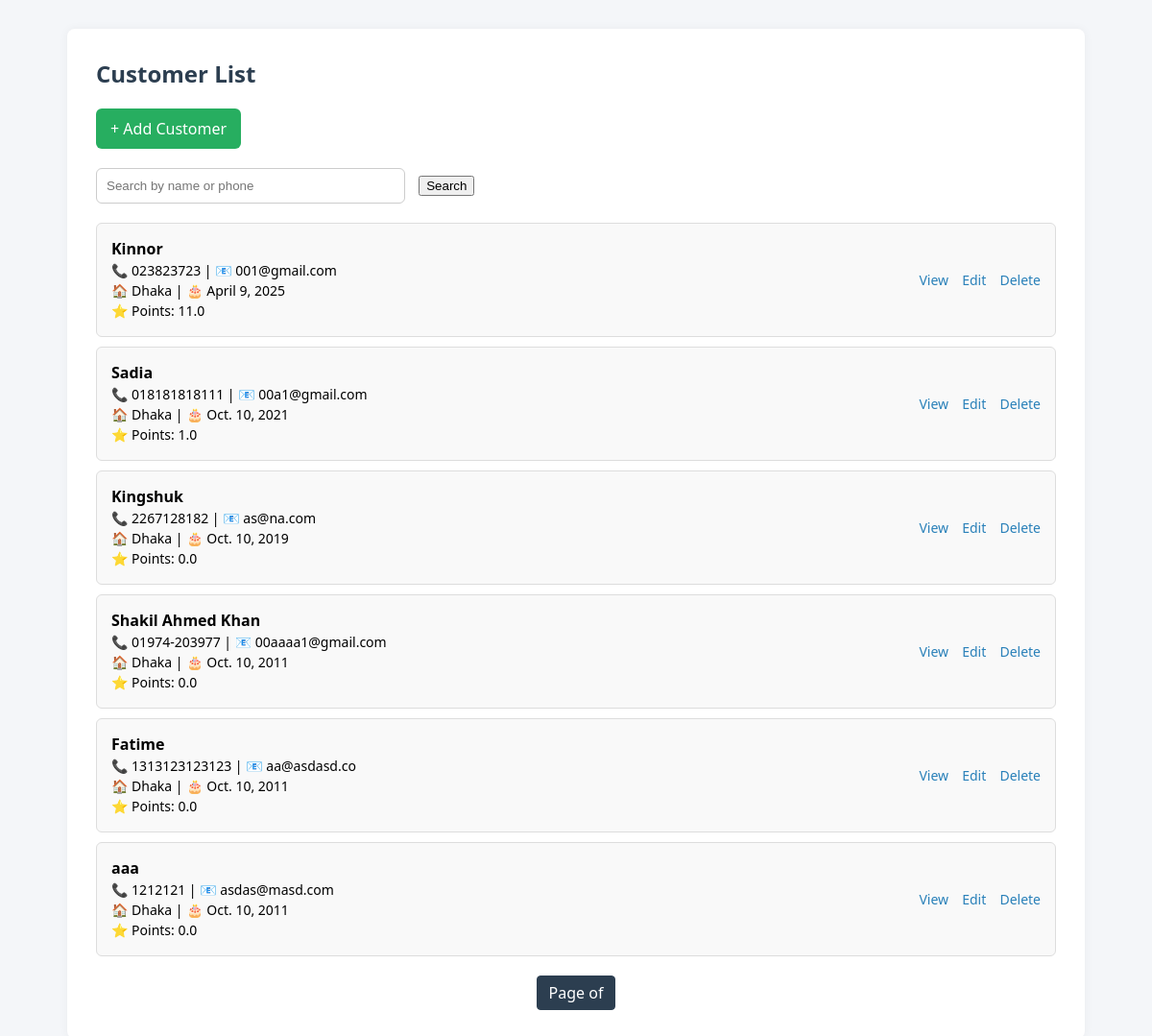
The page / on the database its author committed.
### customer/models.py (models this page shows, shortened)
class Customer(models.Model):
    name = models.CharField(max_length=100)
    phone = models.CharField(max_length=15, unique=True)
    address = models.CharField(max_length=100)
    email = models.EmailField(unique=True)
    date_of_birth = models.DateField()
    point = models.FloatField(default=0)

### customer/views.py (the view)
# urls.py: path('', CustomerListView.as_view(), name='customer-list'),
class CustomerListView(ListView):
    model = Customer
    template_name = 'customer/customer_list.html'
    context_object_name = 'customers'
    paginate_by = 10 # Shows 10 per page
    def get_queryset(self):
        query = self.request.GET.get('q')
        qs = super().get_queryset()
        if query:
            qs = qs.filter(
                Q(name__icontains=query) |
                Q(phone__icontains=query) |
                Q(email__icontains=query)
            )
        return qs
    def get_context_data(self, **kwargs):
        context = super().get_context_data(**kwargs)
        context["query"] = self.request.GET.get("q", "")
        return context

### customer/templates/customer/customer_list.html (shortened to what this page needs)
<!DOCTYPE html>
<html lang="en">
<head>
</head>
<body>
<div class="container">
    <h2>Customer List</h2>
    <a href="{% url 'customer-add' %}" class="btn">+ Add Customer</a>
    <form method="get">
        <input type="text" name="q" value="{{ request.GET.q }}" placeholder="Search by name or phone">
        <button type="submit">Search</button>
    </form>
    <ul>
        {% for customer in customers %}
        <li>
            <div class="info">
                <strong>{{ customer.name }}</strong>
                <p>📞 {{ customer.phone }} | 📧 {{ customer.email }}</p>
                <p>🏠 {{ customer.address }} | 🎂 {{ customer.date_of_birth }}</p>
                <p>⭐ Points: {{ customer.point }}</p>
            </div>
            <div class="actions">
                <a href="{% url 'customer-detail' customer.pk %}">View</a>
                <a href="{% url 'customer-edit' customer.pk %}">Edit</a>
                <a href="{% url 'customer-delete' customer.pk %}">Delete</a>
            </div>
        </li>
        {% empty %}
        <li>No customers found.</li>
        {% endfor %}
    </ul>
    <div class="pagination">
        <span class="current">Page {{ customers.number }} of {{ customers.paginator.num_pages }}</span>
    </div>
</div>
</body>
</html>

### customer/templates/customer/customer_list.html (style rules this page uses)
body { font-family: 'Segoe UI', sans-serif; background: #f4f6f9; margin: 0; padding: 30px; }
.container { max-width: 1000px; margin: auto; background: white; padding: 30px; box-shadow: 0 0 10px rgba(0,0,0,0.05); border-radius: 8px; }
h2 { color: #2c3e50; margin-top: 0; }
.btn { display: inline-block; padding: 10px 15px; margin-bottom: 20px; background-color: #27ae60; color: white; border-radius: 6px; text-decoration: none; }
form { margin-bottom: 20px; }
input[type="text"] { width: 300px; padding: 10px; border: 1px solid #ccc; border-radius: 6px; margin-right: 10px; }
ul { list-style-type: none; padding: 0; }
li { background-color: #f9f9f9; margin-bottom: 10px; padding: 15px; border: 1px solid #ddd; border-radius: 6px; display: flex; justify-content: space-between; align-items: center; flex-wrap: wrap; }
.info { flex-grow: 1; }
.info p { margin: 2px 0; font-size: 14px; }
.actions a { margin-left: 10px; font-size: 14px; color: #2980b9; text-decoration: none; }
.pagination { text-align: center; margin-top: 20px; }
.pagination span, .pagination a { display: inline-block; margin: 0 5px; padding: 6px 12px; border: 1px solid #ccc; border-radius: 4px; text-decoration: none; color: #2c3e50; }
.pagination .current { background-color: #2c3e50; color: white; border-color: #2c3e50; }

### rows shown on the page
Customer: name "Kinnor", phone "023823723", email "001@gmail.com", address "Dhaka", date_of_birth "April 9, 2025", point "11.0"
Customer: name "Sadia", phone "018181818111", email "00a1@gmail.com", address "Dhaka", date_of_birth "Oct. 10, 2021", point "1.0"
Customer: name "Kingshuk", phone "2267128182", email "as@na.com", address "Dhaka", date_of_birth "Oct. 10, 2019", point "0.0"
Customer: name "Shakil Ahmed Khan", phone "01974-203977", email "00aaaa1@gmail.com", address "Dhaka", date_of_birth "Oct. 10, 2011", point "0.0"
Customer: name "Fatime", phone "1313123123123", email "aa@asdasd.co", address "Dhaka", date_of_birth "Oct. 10, 2011", point "0.0"
Customer: name "aaa", phone "1212121", email "asdas@masd.com", address "Dhaka", date_of_birth "Oct. 10, 2011", point "0.0"
